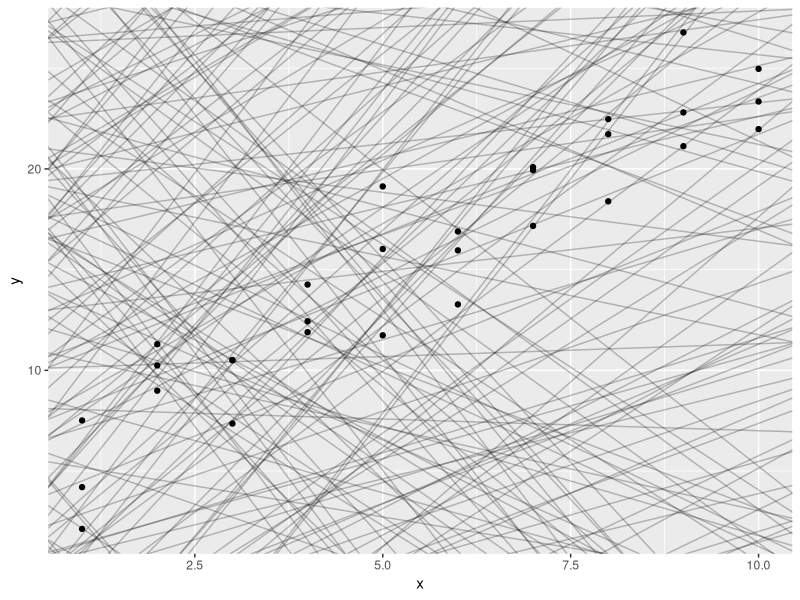
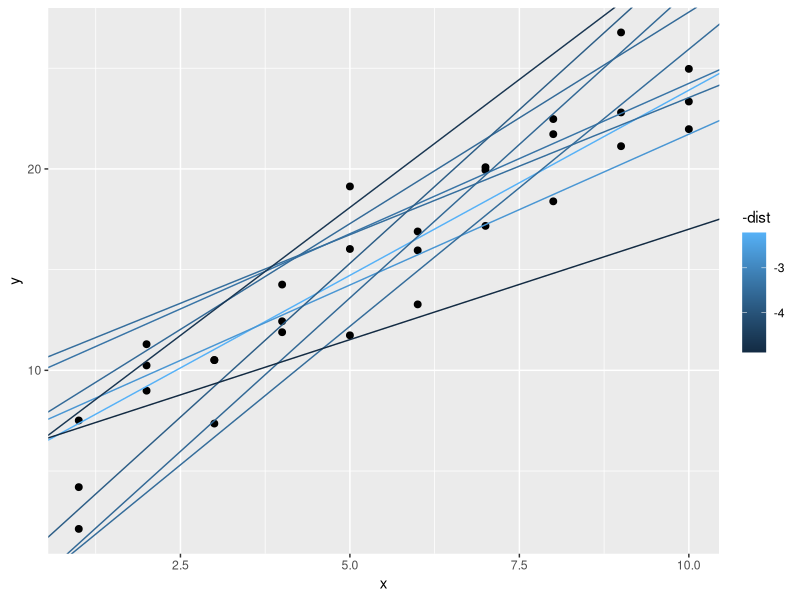
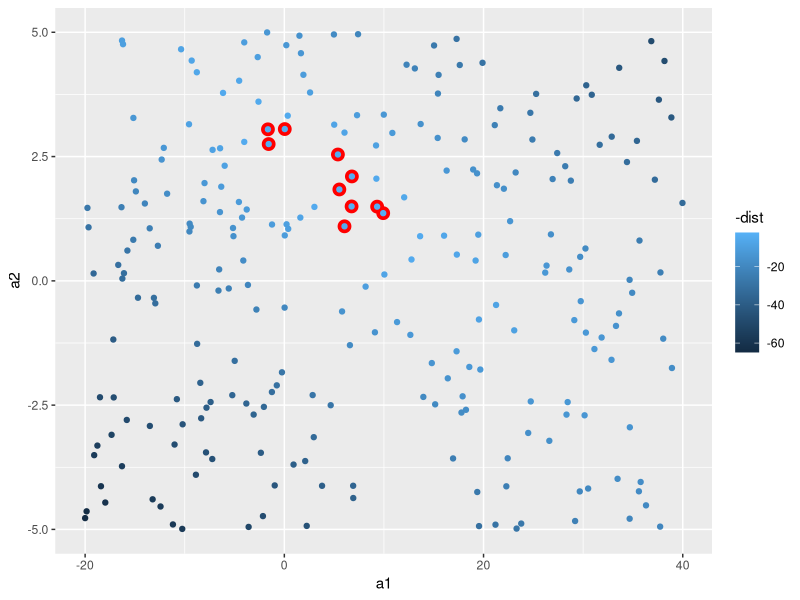
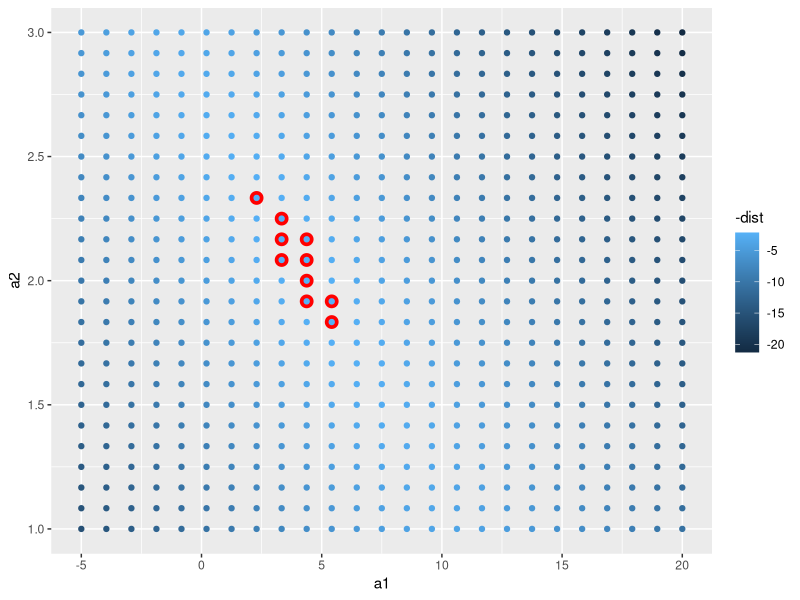
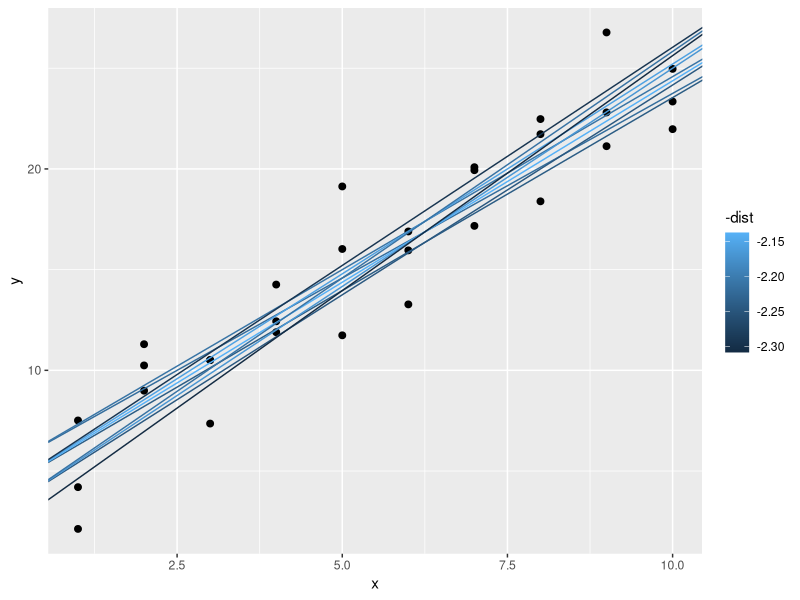

Source code (R) for these figures, in order:
## ---- chunk 1
library(tidyverse)
library(modelr)
## ---- chunk 2
    sim1a <- tibble(
      x = rep(1:10, each = 3),
      y = x * 1.5 + 6 + rt(length(x), df = 2)
    )
    
    sim1a
    
    
## ---- chunk 3
models <- tibble(
  a1 = runif(250, -20, 40),
  a2 = runif(250, -5, 5)
)

ggplot(sim1) + 
  geom_point(aes(x, y)) + 
  geom_abline(data = models, aes(intercept = a1, slope = a2), alpha = 1/4)
## ---- chunk 4
# this function outputs a series of y-values when given a vector containing y-ints and slopes, and a dataset
model1 <- function(a, data) {
  a[1] + a[2] * data$x
}
## ---- chunk 5
measure_distance <- function(mod, data) {
  diff <- data$y - model1(mod, data) # diff = actual_y - predicted_y
  sqrt(mean(diff ^ 2))
}
## ---- chunk 6
sim1_dist <- function(a1, a2) {
  measure_distance(c(a1, a2), sim1)
}

models <- models %>%
  mutate(dist = purrr::map2_dbl(a1, a2, sim1_dist)) %>%
  arrange(dist)

models
## ---- chunk 7
ggplot(sim1, aes(x, y)) + 
  geom_point(size = 2) + 
  geom_abline(aes(intercept = a1, slope = a2, color = -dist), data = filter(models, rank(dist) <= 10))
## ---- chunk 8
ggplot(models, aes(a1, a2)) + 
  geom_point(data = filter(models, rank(dist) <= 10), size = 4, color = "red") + 
  geom_point(aes(color = -dist))
## ---- chunk 9
#perform grid search
grid <- expand.grid(
  a1 = seq(-5, 20, length = 25),
  a2 = seq(1, 3, length = 25)
) %>%
mutate(dist = purrr::map2_dbl(a1, a2, sim1_dist))

grid %>%
  ggplot(aes(a1, a2)) + 
  geom_point(data = filter(grid, rank(dist) <= 10), size = 4, color = "red") + 
  geom_point(aes(color = -dist))
## ---- chunk 10
ggplot(sim1, aes(x, y)) + 
  geom_point(size = 2) + 
  geom_abline(aes(intercept = a1, slope = a2, color = -dist), data = filter(grid, rank(dist) <= 10))
## ---- chunk 11
best <- optim(c(0, 0), measure_distance, data = sim1)

best
